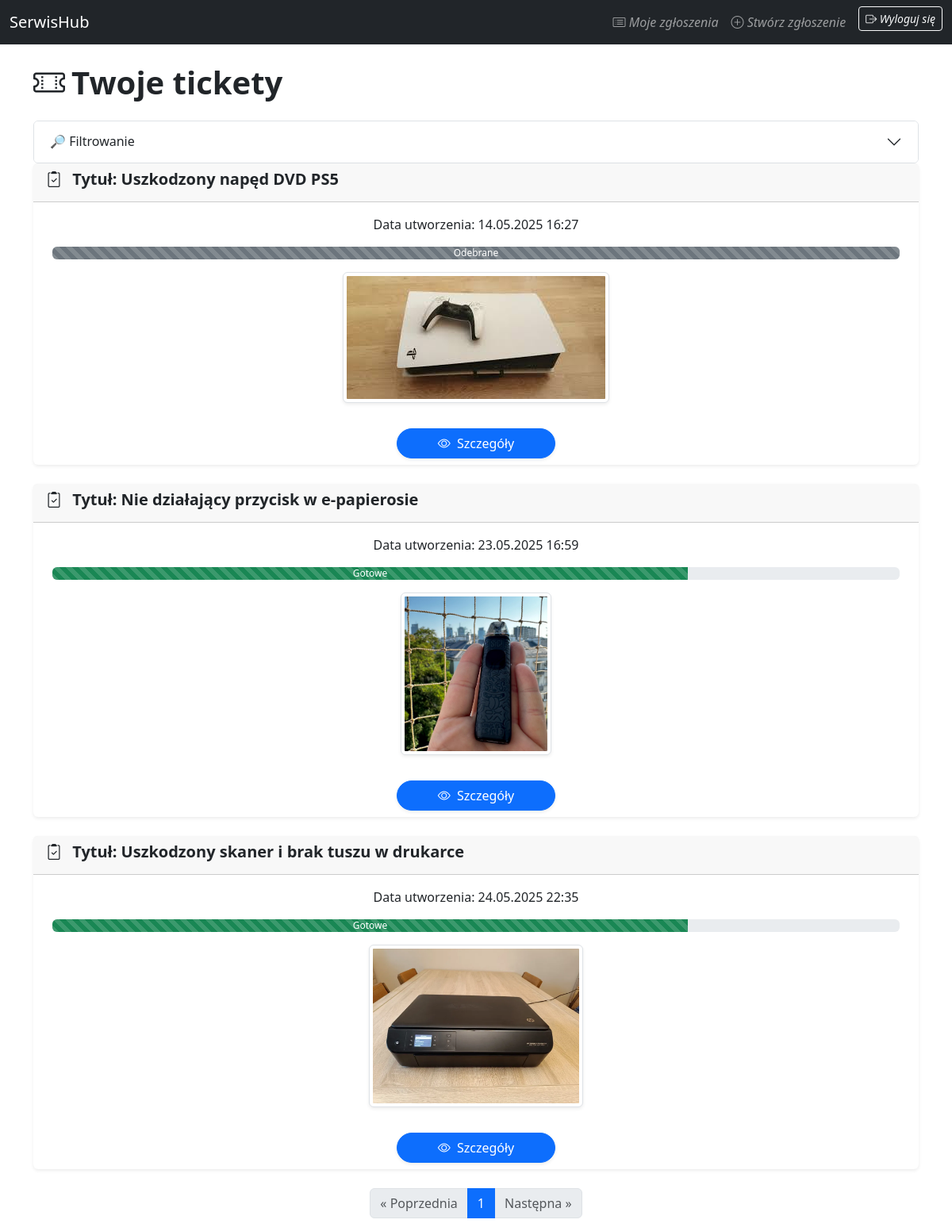
Page /api/tickets/my-tickets/ (signed in) on the committed database.
### tickets/models.py (models this page shows, shortened)
class Ticket(models.Model):
	STATUS_CHOICES = [
		('nowe', 'Nowe'),
		('gotowe', 'Gotowe'),
		('w trakcie', 'W trakcie'),
		('odebrane', 'Odebrane'),
	]
	tytul = models.CharField(max_length=100)
	opis = models.TextField(blank=True)
	data_utworzenia = models.DateTimeField(auto_now_add=True)
	status = models.CharField(choices=STATUS_CHOICES, max_length=100, default='nowe')
	zdjecie = models.ImageField(upload_to='ticket_zdjecia/', blank=True, null=True)
	uzytkownik = models.ForeignKey(settings.AUTH_USER_MODEL, on_delete=models.CASCADE, null=True, blank=True, default=None)
	pracownik = models.ForeignKey(settings.AUTH_USER_MODEL, null=True, blank=True, default=None, on_delete=models.SET_NULL, related_name="tickety_przypisane")

### tickets/views.py (the view)
# urls.py: path('my-tickets/', views.ticket_list_view, name='ticket-list'),
@login_required
def ticket_list_view(request):
	if request.user.is_superuser:
		tickets = Ticket.objects.all()
	elif request.user.is_staff:
		tickets = Ticket.objects.filter(pracownik=request.user)
	else:
		tickets = Ticket.objects.filter(uzytkownik=request.user)
	ticket_filter = TicketFilter(request.GET, queryset=tickets)
	paginator = Paginator(ticket_filter.qs, 5)
	page_number = request.GET.get('page')
	tickets_page = paginator.get_page(page_number)
	context = {
		'filter': ticket_filter,
		'tickets': tickets_page,
		'paginator': paginator
	}
	return render(request, 'ticket_list.html', context)

### tickets/templates/ticket_list.html (shortened to what this page needs)
{% extends 'base.html' %}
{% block content %}
<div class="container mt-4">
  {% if user.is_superuser %}
    <h3 class="display-6 fw-bold mb-4"><i class="bi bi-ticket-perforated me-2"></i>Wszystkie tickety</h3>
  {% elif user.is_staff %}
    <h3 class="display-6 fw-bold mb-4"><i class="bi bi-ticket-perforated me-2"></i>Tickety przypisane do Ciebie</h3>
  {% else %}
    <h3 class="display-6 fw-bold mb-4"><i class="bi bi-ticket-perforated me-2"></i>Twoje tickety</h3>
  {% endif %}
  <div class="accordion" id="filterAccordion">
    <div class="accordion-item">
      <h2 class="accordion-header" id="headingFilters">
        <button class="accordion-button collapsed" type="button" data-bs-toggle="collapse" data-bs-target="#collapseFilters" aria-expanded="false" aria-controls="collapseFilters">
          🔎 Filtrowanie
        </button>
      </h2>
    </div>
  </div>
  {% for ticket in tickets %}
  <div class="card mb-4 shadow-sm border-0">
    <div class="card-header">
      <h5 class="fw-bold"><i class="bi bi-clipboard2-check me-2"></i> Tytuł: {{ ticket.tytul }}</h5>
    </div>
    <div class="card-body px-4 py-3 text-center">
      <p>Data utworzenia: {{ ticket.data_utworzenia|date:"d.m.Y H:i" }}</p>
      <div class="progress-container mt-2 mb-2">
        <div class="progress">
          <div class="progress-bar progress-bar-striped progress-bar-animated
            {% if ticket.status == 'nowe' %}bg-primary{% elif ticket.status == 'w trakcie' %}bg-warning{% elif ticket.status == 'gotowe' %}bg-success{% else %}bg-secondary{% endif %}"
            role="progressbar"
            style="width:
              {% if ticket.status == 'nowe' %}25%{% elif ticket.status == 'w trakcie' %}50%{% elif ticket.status == 'gotowe' %}75%{% else %}100%{% endif %}">
            {{ ticket.status|capfirst }}
          </div>
        </div>
      </div>
      {% if ticket.zdjecie %}
      <img src="{{ ticket.zdjecie.url }}" alt="Zdjęcie zgłoszenia" class="img-thumbnail shadow-sm mt-2" style="max-height: 205px;">
      {% endif %}
    </div>
    <a href="{% url 'ticket_detail' ticket.id %}" class="btn btn-primary rounded-pill px-4 shadow-sm mt-3 mb-2 mx-auto d-block" style="color: white; width: 200px;" data-bs-toggle="tooltip" title="Zobacz szczegóły">
      <i class="bi bi-eye me-1"></i> Szczegóły
    </a>
  </div>
  {% empty %}
  <div class="alert alert-info text-center mt-4 p-4 shadow-sm empty-state">
    <i class="bi bi-info-circle me-2"></i> Brak zgłoszeń do wyświetlenia.
  </div>
  {% endfor %}
  <div class="d-flex justify-content-center mt-4">
    <nav aria-label="Page navigation">
      <ul class="pagination">
        {% if tickets.has_previous %}
          <li class="page-item">
            <a class="page-link" href="?{% if request.GET.status %}status={{ request.GET.status }}&{% endif %}{% if request.GET.date %}date={{ request.GET.date }}&{% endif %}page={{ tickets.previous_page_number }}">« Poprzednia</a>
          </li>
        {% else %}
          <li class="page-item disabled">
            <span class="page-link">« Poprzednia</span>
          </li>
        {% endif %}
        {% for num in tickets.paginator.page_range %}
          {% if tickets.number == num %}
            <li class="page-item active"><span class="page-link">{{ num }}</span></li>
          {% else %}
            <li class="page-item">
              <a class="page-link" href="?{% if request.GET.status %}status={{ request.GET.status }}&{% endif %}{% if request.GET.date %}date={{ request.GET.date }}&{% endif %}page={{ num }}">{{ num }}</a>
            </li>
          {% endif %}
        {% endfor %}
        {% if tickets.has_next %}
          <li class="page-item">
            <a class="page-link" href="?{% if request.GET.status %}status={{ request.GET.status }}&{% endif %}{% if request.GET.date %}date={{ request.GET.date }}&{% endif %}page={{ tickets.next_page_number }}">Następna »</a>
          </li>
        {% else %}
          <li class="page-item disabled">
            <span class="page-link">Następna »</span>
          </li>
        {% endif %}
      </ul>
    </nav>
  </div>
</div>
{% endblock %}

### tickets/templates/base.html (shortened to what this page needs)
<!DOCTYPE html>
<html lang="pl-PL">
<head>
  <link href="https://cdn.jsdelivr.net/npm/bootstrap@5.3.0/dist/css/bootstrap.min.css" rel="stylesheet">
  <link rel="stylesheet" href="https://cdn.jsdelivr.net/npm/bootstrap-icons@1.10.5/font/bootstrap-icons.css">
</head>
<body>
<nav class="navbar navbar-expand-lg navbar-dark bg-dark">
  <div class="container-fluid">
    <a class="navbar-brand" href="{% url 'main' %}">SerwisHub</a>
    <div class="collapse navbar-collapse" id="navbarNavContent">
      <ul class="navbar-nav ms-auto">
        {% if user.is_authenticated %}
          {% if user.is_superuser %}
            <li class="nav-item">
              <a class="nav-link" href="{% url 'ticket-list' %}" data-bs-toggle="tooltip" title="Przeglądaj wszystkie zgłoszenia">
                <i class="bi bi-card-list"> Zgłoszenia</i>
              </a>
            </li>
          {% elif user.is_staff %}
            <li class="nav-item">
              <a class="nav-link" href="{% url 'ticket-list' %}" data-bs-toggle="tooltip" title="Twoje przypisane zgłoszenia">
                <i class="bi bi-card-list"> Moje zgłoszenia</i>
              </a>
            </li>
          {% else %}
            {% if request.resolver_match.url_name != 'main' %}
              <li class="nav-item">
                <a class="nav-link" href="{% url 'ticket-list' %}" data-bs-toggle="tooltip" title="Twoje zgłoszenia">
                  <i class="bi bi-card-list"> Moje zgłoszenia</i>
                </a>
              </li>
              <li class="nav-item">
                <a class="nav-link" href="{% url 'create_ticket' %}" data-bs-toggle="tooltip" title="Stwórz nowe zgłoszenie">
                  <i class="bi bi-plus-circle"> Stwórz zgłoszenie</i>
                </a>
              </li>
            {% endif %}
          {% endif %}
          <li class="nav-item">
            <form method="post" action="{% url 'logout' %}">
              <button type="submit" class="btn btn-sm btn-outline-light ms-2" data-bs-toggle="tooltip" title="Wyloguj się z konta">
                <i class="bi bi-box-arrow-right"> Wyloguj się</i>
              </button>
            </form>
          </li>
        {% endif %}
      </ul>
    </div>
  </div>
</nav>
{% block content %}
{% endblock %}
</body>
</html>

### tickets/templates/base.html (style rules this page uses)
body { scroll-behavior: smooth; }
.progress-container { margin-top: 10px; }

### rows in the picture
Ticket: tytul "Uszkodzony napęd DVD PS5", data_utworzenia "14.05.2025 16:27", status "Odebrane", zdjecie (picture)
Ticket: tytul "Nie działający przycisk w e-papierosie", data_utworzenia "23.05.2025 16:59", status "Gotowe", zdjecie (picture)
Ticket: tytul "Uszkodzony skaner i brak tuszu w drukarce", data_utworzenia "24.05.2025 22:35", status "Gotowe", zdjecie (picture)

### other values in the picture
{{ num }} "1"
